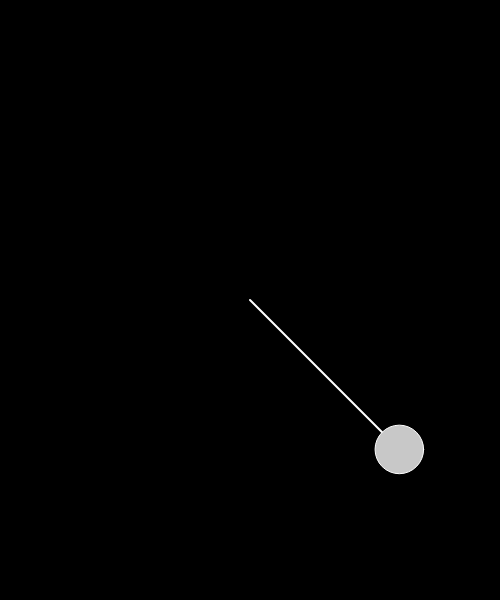
Frame 1 (no input)
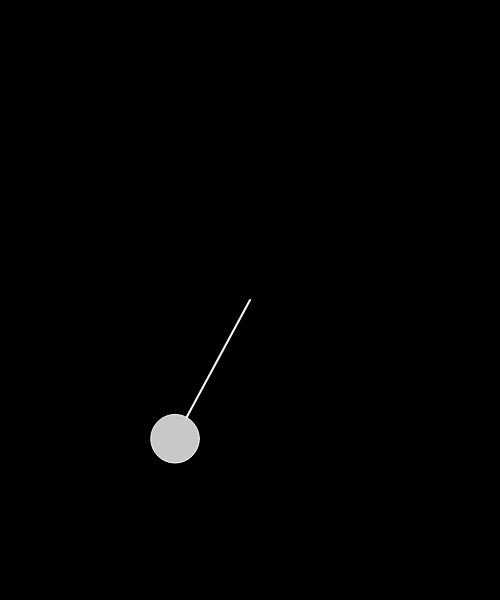
Frame 60 (no input)
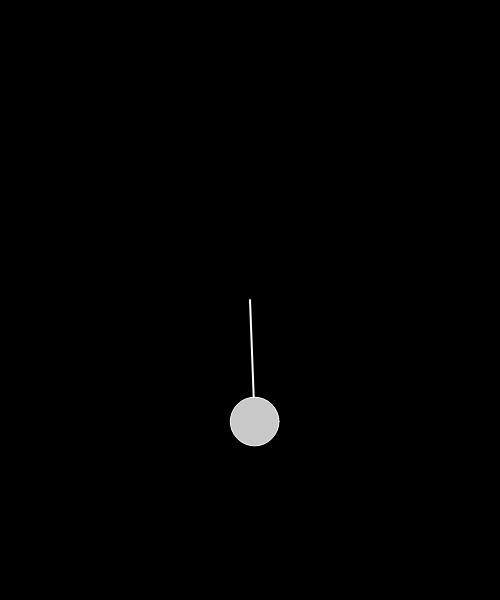
Frame 120 (the mouse pressed at the canvas centre since frame 60)

The p5.js sketch that drew these frames (run headless with seeded random() and noise() and a simulated clock; from frame 60 on, the mouse is pressed at the canvas centre):

// p5.js sketch
// ── sketch.js
var mBall;
var mSpring;

function setup() {
  createCanvas(500, 600);

  mBall = new Ball(width / 2 + 150, height / 2 + 150);
  mSpring = new Spring(width / 2, height / 2, 100);
}

function draw() {
  background(0);

  var gravity = createVector(0, 2);
  mBall.applyForce(gravity);

  mSpring.connect(mBall);
  mBall.update();
  mBall.drag();
  
  mSpring.display(mBall);
  mBall.display();
}






// ── Ball.js
"use strict";

class Ball {
  constructor(x, y) {
    this.pos = createVector(x, y);
    this.vel = createVector();
    this.acc = createVector();

    this.mass = random(10, 30);
    this.rad = this.mass;
    
    this.cDamping = 0.98;
  }
  display() {
    push();
    stroke(255);
    fill(200);
    ellipse(this.pos.x, this.pos.y, this.rad * 2, this.rad * 2);
    pop();
  }
  update() {
    this.vel.add(this.acc);
    this.pos.add(this.vel);
    this.acc.mult(0);
    
    this.vel.mult(this.cDamping);
  }
  applyForce(force) {
    force.div(this.mass);
    this.acc.add(force);
  }
  drag() {
    var distance = dist(mouseX, mouseY, this.pos.x, this.pos.y);
    if (mouseIsPressed && distance < this.rad + 50) {
      this.pos.x = mouseX;
      this.pos.y = mouseY;
    }
  }
}
















// ── Spring.js
"use strict";

class Spring {
  constructor(x, y, len) {
    this.anchor = createVector(x, y);
    this.len = len;
    
    this.k = 0.2;
  }
  display(b) {
    push();
    stroke(255);
    strokeWeight(2);
    line(this.anchor.x, this.anchor.y, b.pos.x, b.pos.y);
    pop();
  }
  connect(b) {
    // vector
    var vector = p5.Vector.sub(b.pos, this.anchor);
    var distance = vector.mag();
    var direction = vector.copy().normalize();
    
    // force
    var stretch = distance - this.len;
    var force = direction.copy();
    // hooke's law
    force.mult(-1 * this.k * stretch);
    b.applyForce(force);
  }
}
